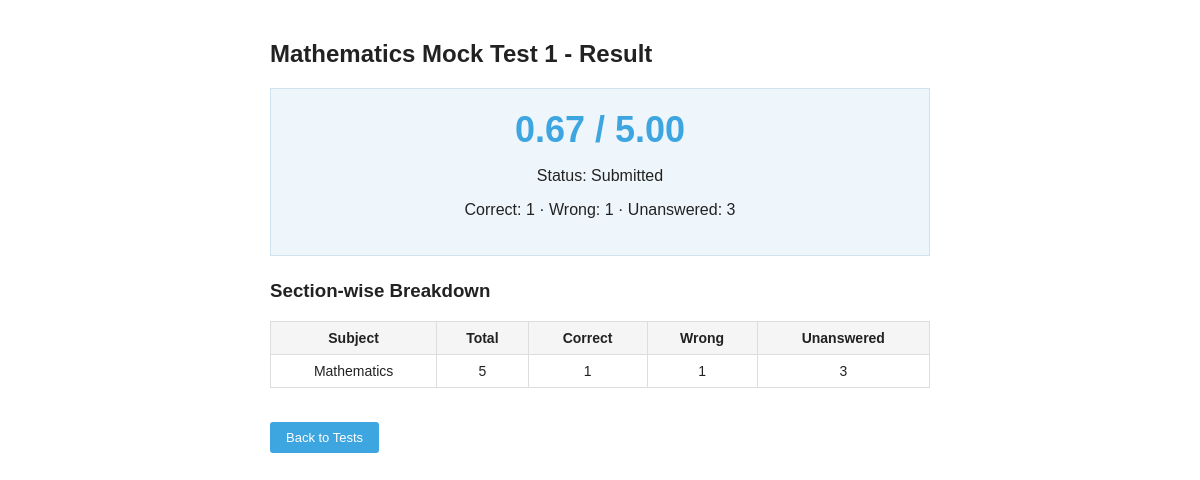
/result/2/ (signed in), run on the app's committed database.
### exams/models.py (models this page shows, shortened)
class TestAttempt(models.Model):
    STATUS_CHOICES = [
        ('IN_PROGRESS', 'In Progress'),
        ('SUBMITTED', 'Submitted'),
        ('AUTO_SUBMITTED', 'Auto-submitted (time up)'),
    ]
    candidate = models.ForeignKey(User, on_delete=models.CASCADE, related_name='attempts')
    test = models.ForeignKey(Test, on_delete=models.CASCADE, related_name='attempts')
    started_at = models.DateTimeField(auto_now_add=True)
    submitted_at = models.DateTimeField(null=True, blank=True)
    status = models.CharField(max_length=20, choices=STATUS_CHOICES, default='IN_PROGRESS')
    score = models.DecimalField(max_digits=7, decimal_places=2, null=True, blank=True)
    total_marks = models.DecimalField(max_digits=7, decimal_places=2, null=True, blank=True)
    correct_count = models.PositiveIntegerField(default=0)
    wrong_count = models.PositiveIntegerField(default=0)
    unanswered_count = models.PositiveIntegerField(default=0)
    class Meta:
        ordering = ['-started_at']

class Test(models.Model):
    title = models.CharField(max_length=255)
    system_name = models.CharField(
        max_length=50, default='C001',
        help_text="Short code shown top-left on login screen, e.g. C001"
    )
    duration_minutes = models.PositiveIntegerField(
        default=180, validators=[MinValueValidator(1)],
        help_text="Total test duration in minutes"
    )
    instructions = models.TextField(
        blank=True,
        help_text="Shown on the instructions page before the test starts"
    )
    is_active = models.BooleanField(default=True)
    created_at = models.DateTimeField(auto_now_add=True)
    class Meta:
        ordering = ['-created_at']

class Subject(models.Model):
    name = models.CharField(max_length=100, unique=True)
    class Meta:
        ordering = ['name']

### exams/views.py (the view)
# urls.py: path('result/<int:attempt_id>/', views.result, name='result'),
@login_required
def result(request, attempt_id):
    attempt = get_object_or_404(TestAttempt, id=attempt_id, candidate=request.user)
    if attempt.status == 'IN_PROGRESS':
        return redirect('take_test', attempt_id=attempt.id)
    section_breakdown = []
    for section in attempt.test.sections.select_related('subject'):
        answers = Answer.objects.filter(attempt=attempt, question__section=section).select_related('selected_choice')
        correct = sum(1 for a in answers if a.selected_choice and a.selected_choice.is_correct)
        wrong = sum(1 for a in answers if a.selected_choice and not a.selected_choice.is_correct)
        unanswered = sum(1 for a in answers if not a.selected_choice)
        section_breakdown.append({
            'subject': section.subject.name,
            'correct': correct,
            'wrong': wrong,
            'unanswered': unanswered,
            'total': answers.count(),
        })
    return render(request, 'exams/result.html', {
        'attempt': attempt,
        'section_breakdown': section_breakdown,
    })

### exams/templates/exams/result.html (shortened to what this page needs)
{% extends 'exams/base.html' %}
{% block content %}
<div class="result-page">
    <h2>{{ attempt.test.title }} - Result</h2>
    <div class="result-summary">
        <div class="result-score">{{ attempt.score }} / {{ attempt.total_marks }}</div>
        <p>Status: {{ attempt.get_status_display }}</p>
        <p>Correct: {{ attempt.correct_count }} &middot; Wrong: {{ attempt.wrong_count }} &middot; Unanswered: {{ attempt.unanswered_count }}</p>
    </div>
    <h3>Section-wise Breakdown</h3>
    <table class="result-breakdown-table">
        <thead>
            <tr><th>Subject</th><th>Total</th><th>Correct</th><th>Wrong</th><th>Unanswered</th></tr>
        </thead>
        <tbody>
            {% for s in section_breakdown %}
            <tr>
                <td>{{ s.subject }}</td>
                <td>{{ s.total }}</td>
                <td>{{ s.correct }}</td>
                <td>{{ s.wrong }}</td>
                <td>{{ s.unanswered }}</td>
            </tr>
            {% endfor %}
        </tbody>
    </table>
    <p style="margin-top: 24px;">
        <a href="{% url 'test_list' %}" class="btn-start">Back to Tests</a>
    </p>
</div>
{% endblock %}

### static/css/style.css (style rules this page uses)
* { box-sizing: border-box; }
body { margin: 0; font-family: Arial, Helvetica, sans-serif; background: #fff; color: #222; }
.btn-start { display: inline-block; margin-top: 10px; background: #3da5e0; color: #fff; padding: 8px 16px; text-decoration: none; border-radius: 3px; font-size: 13px; border: none; cursor: pointer; }
.result-page { max-width: 700px; margin: 40px auto; padding: 0 20px; }
.result-summary { background: #eef6fb; border: 1px solid #cfe3ee; padding: 20px; text-align: center; margin-bottom: 24px; }
.result-score { font-size: 36px; font-weight: bold; color: #3da5e0; }
.result-breakdown-table { width: 100%; border-collapse: collapse; }
.result-breakdown-table th, .result-breakdown-table td { border: 1px solid #ddd; padding: 8px 12px; text-align: center; font-size: 14px; }
.result-breakdown-table th { background: #f5f5f5; }

### data on the page
TestAttempt: test "Mathematics Mock Test 1", score "0.67", total_marks "5.00", status "Submitted", correct_count "1", wrong_count "1", unanswered_count "3"
Subject: subject "Mathematics"

### other printed values
{{ s.total }} "5"
{{ s.correct }} "1"
{{ s.wrong }} "1"
{{ s.unanswered }} "3"
